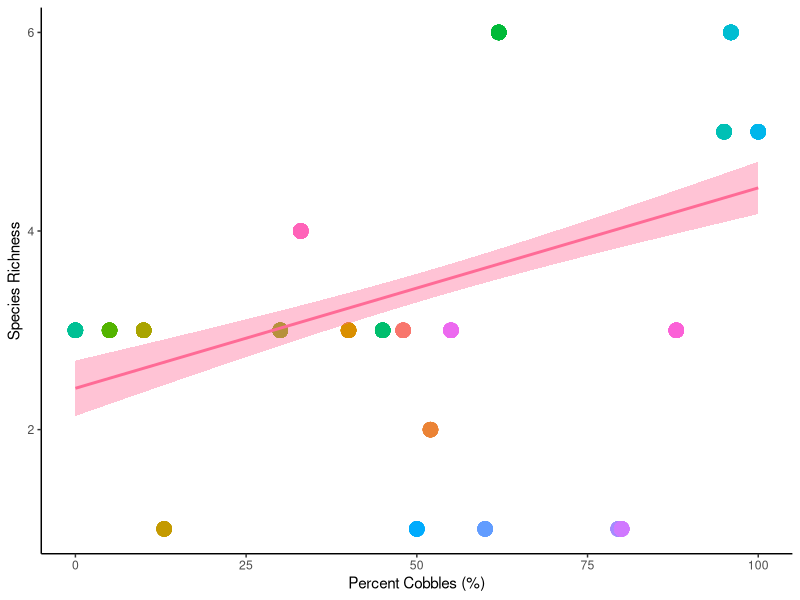
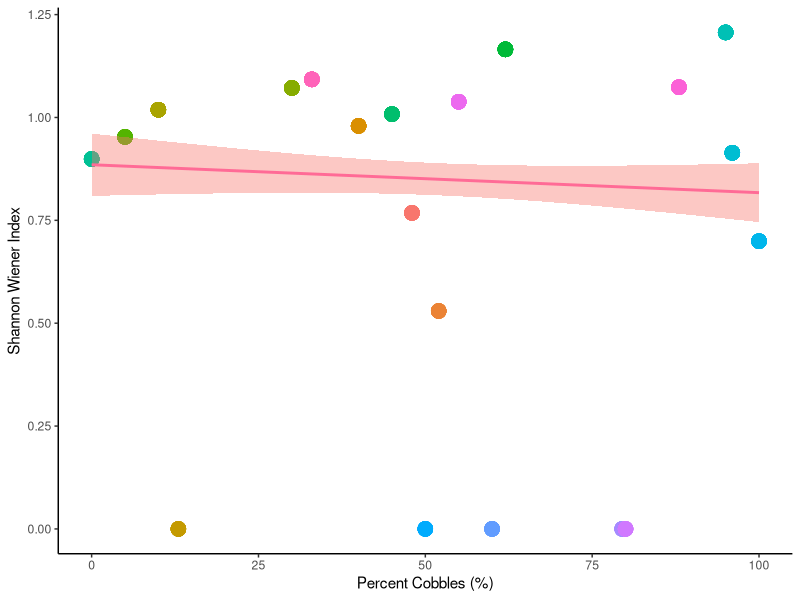
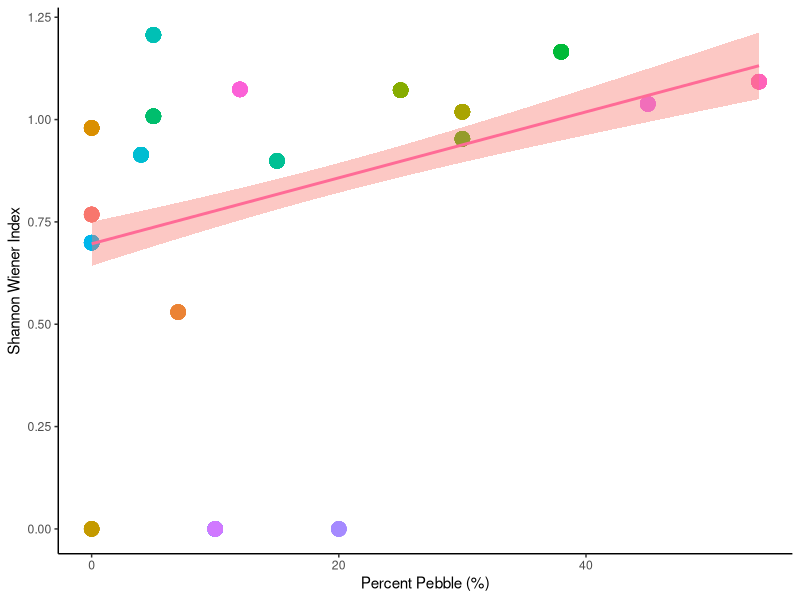
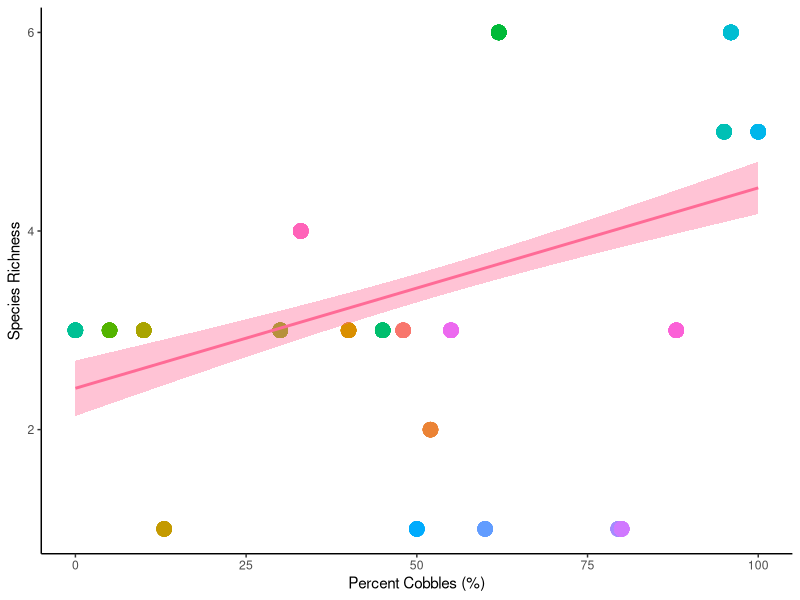
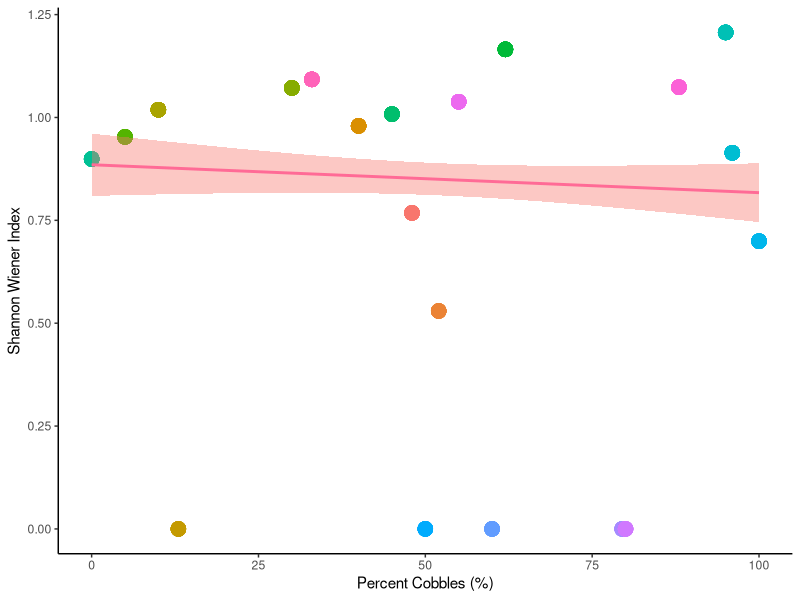
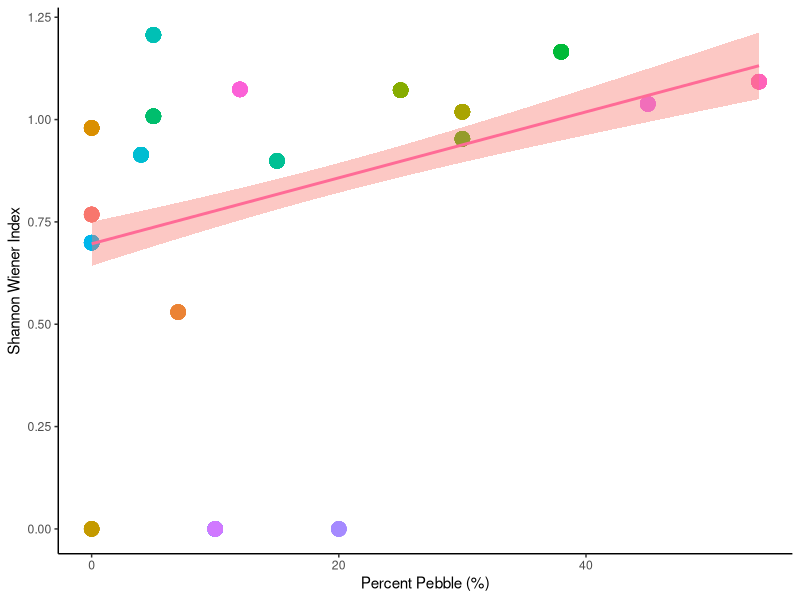
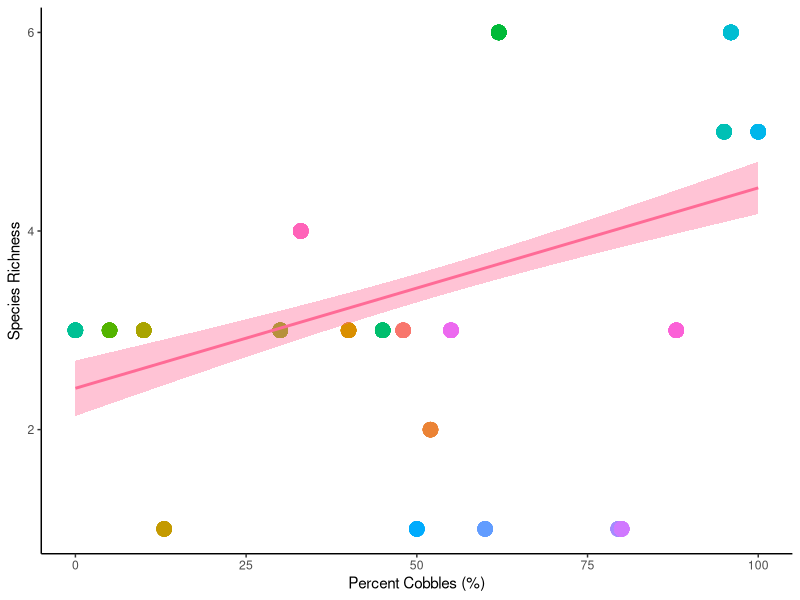
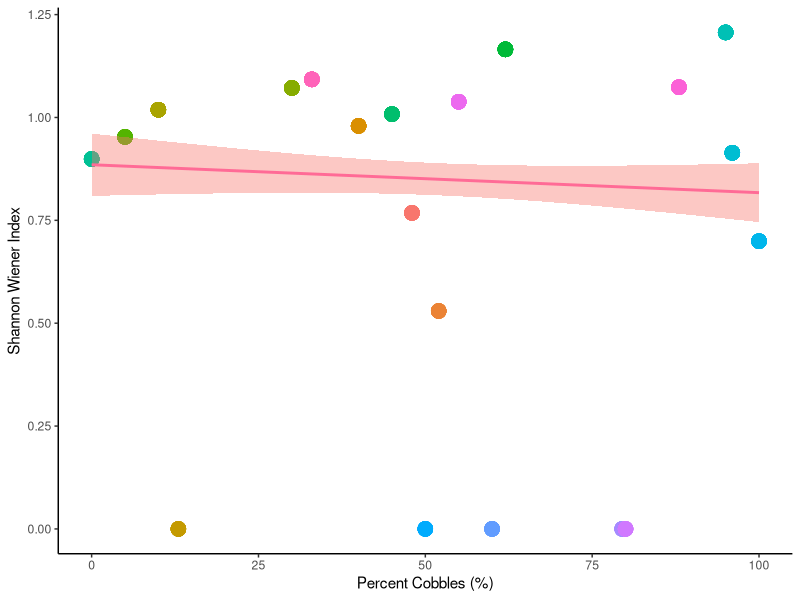

These figures' R source, in order:
## ---- chunk 1
knitr::opts_chunk$set(echo = TRUE)
## ---- chunk 2
library(tidyverse)
library(here)
## ---- chunk 3
biodiversity = read_csv(here("./data/biodiversity.csv"))
knitr::kable(biodiversity, caption = "Biodiversity of invertebrates on various substrates")

cover = read_csv(here("./data/cover.csv"))
knitr::kable(biodiversity, caption = "Cover data")

quadrat = read_csv(here("./data/quadrat.csv"))
knitr::kable(biodiversity, caption = "Quadrat data")
## ---- chunk 4
merged_data_1 = merge(biodiversity, cover)
head(merged_data_1)

merged_data_1 <- merged_data_1 %>%
  select(-c(biotic_hab, per_mussel, per_barnacle, per_upright, per_crust, num_snail, num_crab))


#number of individuals per species in the 10 squares
quad_shannon <- biodiversity %>%
  drop_na(n) %>%
  group_by (vertical_transect, quadrat, species) %>%
  summarize(n_per_species = sum(n))

#of occurrences per quadrat
quad_occ_count <- biodiversity %>%
  drop_na(species, n) %>%
  group_by(vertical_transect, quadrat, species) %>%
  summarize(occ_count_per_quadrat = n())

#of species per quadrat
quad_species_count <- quad_occ_count %>%
  group_by(vertical_transect, quadrat) %>% 
  summarize(species_per_quad = n())

#total number of individuals of all species in quadrat found in the 10 squares
quad_total <- biodiversity %>%
  drop_na(species, n) %>%
  group_by(vertical_transect, quadrat) %>%
  summarize(n_total_per_quadrat = sum(n))

quad_shannon_2 <- merge(quad_shannon, quad_total, all = TRUE, by = c('vertical_transect', 'quadrat'))

quad_shannon_3 <- quad_shannon_2 %>%
  drop_na(species) %>%
  mutate(p_i = n_per_species/n_total_per_quadrat) %>%
  mutate(Pi_lnPi = p_i*log(p_i))

#calulating shannon wiener for each quadrat and adding to merged data
shannon_index <- quad_shannon_3 %>%
  group_by(vertical_transect, quadrat) %>%
  summarize(H = -sum(Pi_lnPi))

merged_data_2 <- merge(quad_shannon, cover)
merged_data_3 <- merge(merged_data_1, shannon_index)

## ---- chunk 5
final_merged_data <- merge(merged_data_3, quad_species_count, all = TRUE, by = c('vertical_transect', 'quadrat')) %>%
  unite(transect_quad, vertical_transect, quadrat)

## ---- chunk 6
figure_data = final_merged_data %>%
  mutate(transect_quad = as.factor(transect_quad))
species_rich <- ggplot(figure_data, aes(x = per_cobble, y = species_per_quad, fill = transect_quad)) +
  geom_point(aes(colour = transect_quad, size = 2)) +
   stat_smooth(method = "lm", aes(fill = "transect_quad", colour = "black")) +
  xlab("Percent Cobbles (%)") +
  ylab("Species Richness") +
  theme_classic() +
  theme(legend.position = "none")
  
species_rich

ggsave(here("./images/species_richness_cobble.png"), species_rich)

species.mod <- lm(per_cobble ~ species_per_quad, data = figure_data)
summary(species.mod)

## ---- chunk 7
shannon_plot_cobble <- ggplot(figure_data, aes(x = per_cobble, y = H)) +
  geom_point(aes(colour = transect_quad, size = 2)) +
  theme_classic() +
  xlab("Percent Cobbles (%)") +
  ylab("Shannon Wiener Index") +
  stat_smooth(method = "lm", aes(fill = "transect_quad", colour = "black")) +
  theme(legend.position = "none")
  
shannon_plot_cobble

ggsave(here("./images/shannon_plot_cobble.png"), shannon_plot_cobble)

Hcobble.mod <- lm(per_cobble ~ H, data = figure_data)
summary(Hcobble.mod)
## ---- chunk 8
shannon_plot_pebble <- ggplot(figure_data, aes(x = per_pebble, y = H)) +
  geom_point(aes(colour = transect_quad, size = 2)) +
  theme_classic() +
  xlab("Percent Pebble (%)") +
  ylab("Shannon Wiener Index") +
  stat_smooth(method = "lm", aes(fill = "transect_quad", colour = "black")) +
  theme(legend.position = "none")
  
shannon_plot_pebble

ggsave(here("./images/shannon_plot_pebble.png"), shannon_plot_pebble)

Hpebble.mod <- lm(per_pebble ~ H, data = figure_data)
summary(Hpebble.mod)

## ---- chunk 9
species_rich
## ---- chunk 10
#for percent cobble
shannon_plot_cobble
## ---- chunk 11
#for percent pebble
shannon_plot_pebble
